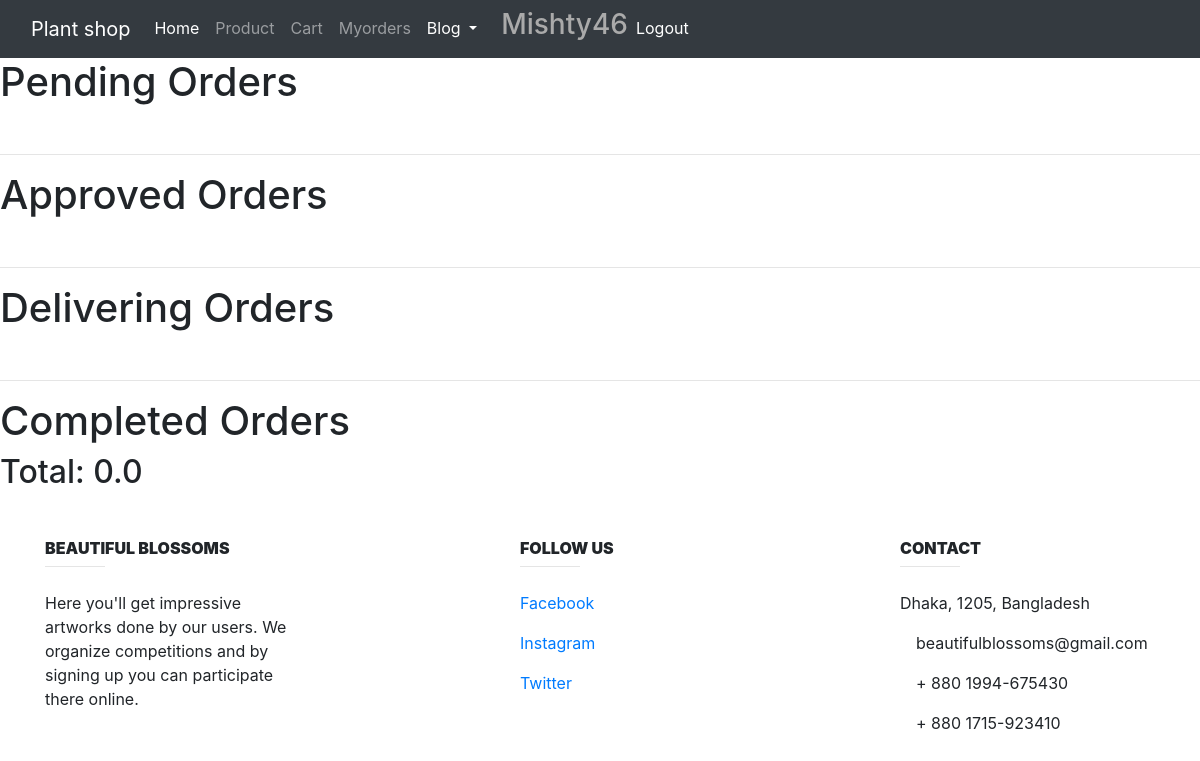
Before: /Myorders/ (signed in) with the older database file.
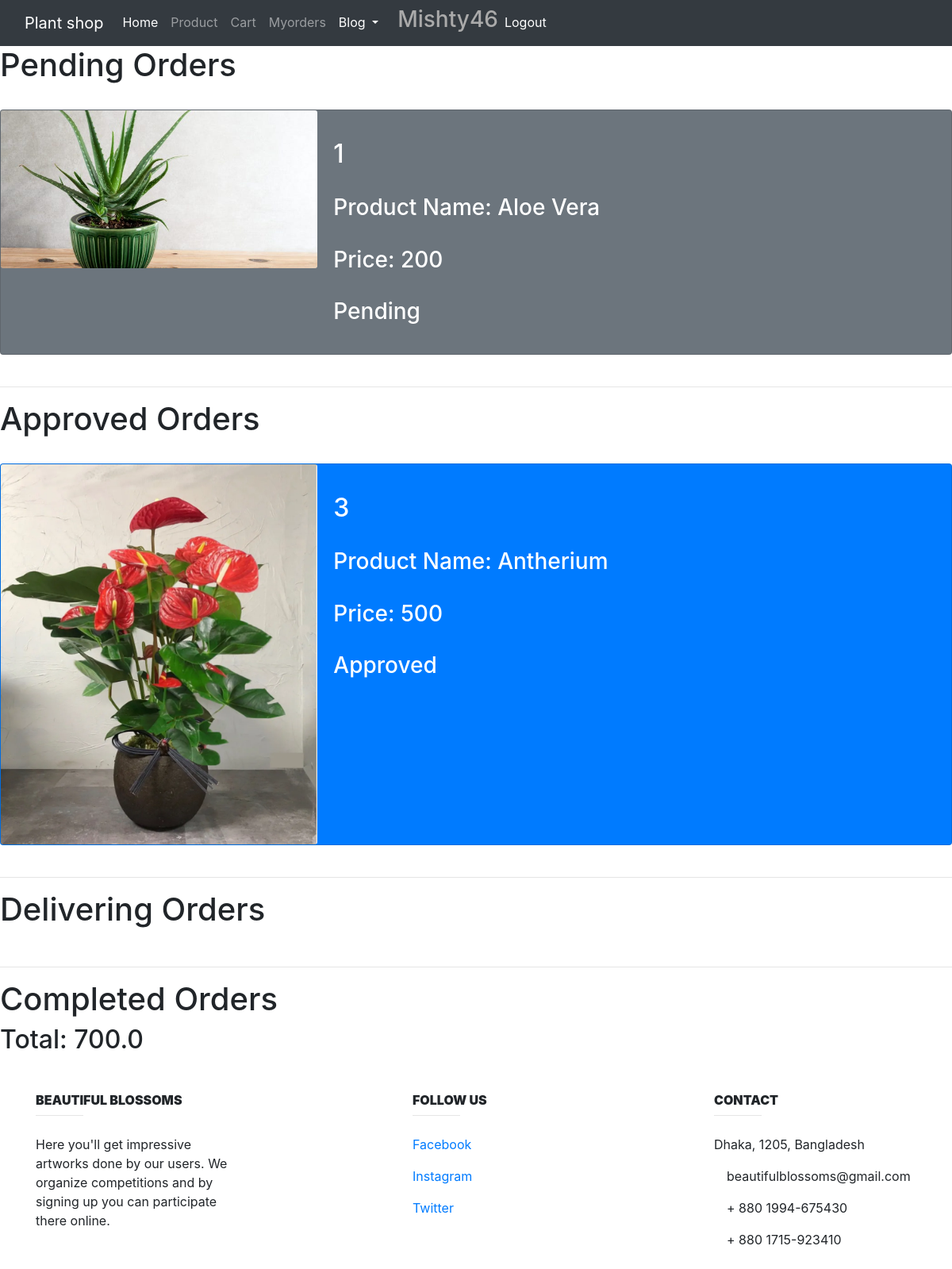
After: the same page with the newer database file.
### Product/models.py (models this page shows, shortened)
class Order(models.Model):
    user = models.ForeignKey(User, on_delete=models.CASCADE)
    product = models.ForeignKey(Product, on_delete=models.CASCADE, null=True, blank=True)
    created_date = models.DateTimeField(auto_now_add=True, auto_now=False)
    updated_date = models.DateTimeField(auto_now_add=False, auto_now=True)
    STATUS_CHOICES = (
        ('Pending', 'Pending'),
        ('Approved', 'Approved'),
        ('Delivering', 'Delivering'),
        ('Completed', 'Completed')
    )
    status = models.CharField(max_length=30, choices=STATUS_CHOICES, default='Pending')
    PAYMENT_CHOICES = (
        ('Bkash', 'Bkash'),
        ('Rocket', 'Rocket'),
        ('Payment on delivery', 'Payment on delivery')
    )
    payment_options = models.CharField(max_length=50, choices=PAYMENT_CHOICES, default='Payment on delivery')
    is_paid = models.BooleanField(default=False)
    transaction_id = models.CharField(max_length=30, null =True, blank=True)

class Product(models.Model):
    product_name = models.CharField(max_length=100, default="")
    price = models.IntegerField(blank=True)
    picture = models.ImageField(upload_to='images/plants/',blank=True)
    reviews = models.ManyToManyField(Review)

### Product/views.py (the view)
# urls.py: path('Myorders/', product_views.my_orders, name='Myorders'),
@login_required
def my_orders(request):
    orders = Order(user=request.user)
    try:
        orders = Order.objects.filter(user=request.user)
        order_status = True
    except orders.DoesNotExist:
        orders = Order(user=request.user)
        order_status = False
    total = 0.0
    for order in orders:
        total += order.product.price
    context = {
        'orders': orders,
        'order_status': order_status,
        'total': total
    }
    return render(request, 'Product/order.html', context)

### templates/Product/order.html (shortened to what this page needs)
{% extends 'Base.html' %}
{% block content  %}
    {% if order_status == True %}
        <h1>Pending Orders</h1>
        {% for order in orders %}
            {% if order.status == 'Pending' %}
                <br>
               <div class="card text-white bg-secondary mb-2`" >
                  <div class="row no-gutters">
                    <div class="col-md-4">
                      <img src="{{ order.product.picture.url }}" class="card-img" alt="...">
                    </div>
                    <div class="col-md-8">
                      <div class="card-body">
                        <p class="card-text">
                            <h2>{{ order.product.id }}</h2> <br>
                            <h3>Product Name: {{ order.product.product_name }}</h3> <br>
                          <h3>Price: {{ order.product.price }} </h3><br>
                            <h3>{{ order.status }} </h3>
                        </p>
                      </div>
                    </div>
                  </div>
                </div>
            {% endif %}
        {% endfor %}
        <br>
        <hr>
        <h1>Approved Orders</h1>
        {% for order in orders %}
            {% if order.status == 'Approved' %}
                <br>
               <div class="card text-white bg-primary mb-2`" >
                  <div class="row no-gutters">
                    <div class="col-md-4">
                      <img src="{{ order.product.picture.url }}" class="card-img" alt="...">
                    </div>
                    <div class="col-md-8">
                      <div class="card-body">
                        <p class="card-text">
                             <h2>{{ order.product.id }}</h2> <br>
                            <h3>Product Name: {{ order.product.product_name }}</h3> <br>
                          <h3>Price: {{ order.product.price }} </h3><br>
                            <h3>{{ order.status }} </h3>
                        </p>
                      </div>
                    </div>
                  </div>
                </div>
            {% endif %}
        {% endfor %}
        <br>
        <hr>
        <h1>Delivering Orders</h1>
        <br>
        <hr>
        <h1>Completed Orders</h1>
    <h2>Total: {{ total }}</h2>
    {% else %}
        <h2>Total: 0.00</h2>
    {% endif %}
{% endblock content %}

Changed rows visible on the page:
added Order: product.picture (picture), product.id "1", product.product_name "Aloe Vera", product.price "200", status "Pending", shown under "Pending Orders"
added Order: product.picture (picture), product.id "3", product.product_name "Antherium", product.price "500", status "Approved", shown under "Approved Orders"
Other visible differences:
{{ total }}: "0.0" → "700.0"
